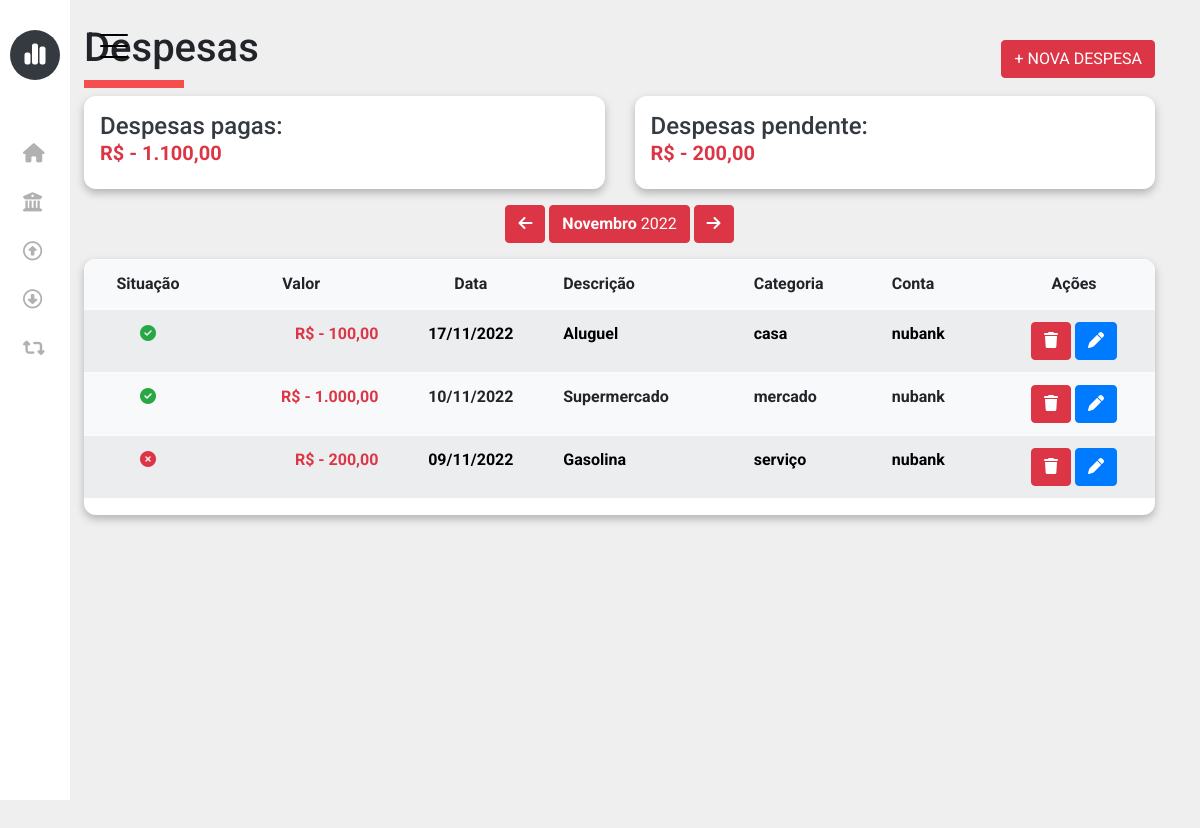
The app's page /project/frontend/page/expense.php, older data.
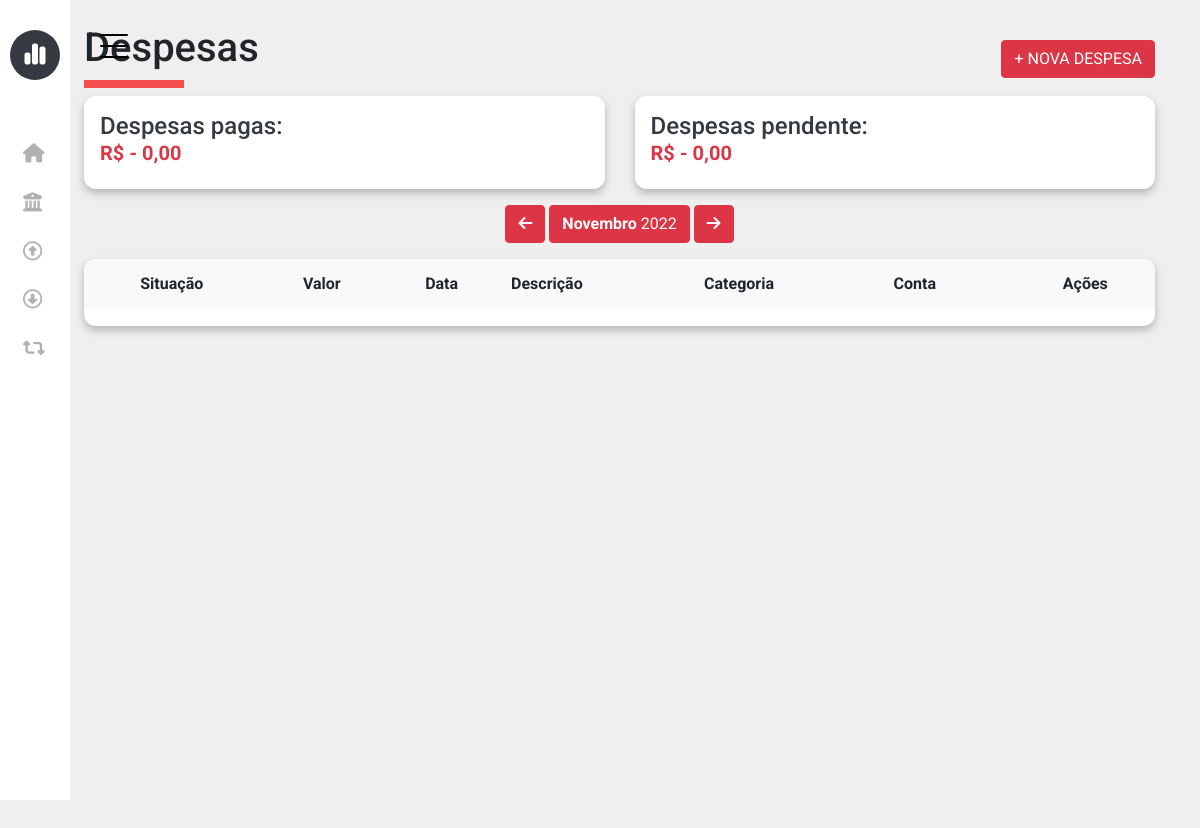
The same page, newer data.
### tables this page shows
CREATE TABLE `finance` (
  `id` int(11) NOT NULL,
  `account_id` int(11) NOT NULL,
  `category_id` int(11) NOT NULL,
  `value` double NOT NULL,
  `type` varchar(45) NOT NULL,
  `status` varchar(45) NOT NULL,
  `description` varchar(50) NOT NULL,
  `date` datetime NOT NULL,
  `created_at` datetime NOT NULL DEFAULT current_timestamp(),
  `updated_at` datetime NOT NULL DEFAULT current_timestamp() ON UPDATE current_timestamp()
);

### project/backend/php/config/connection.php (called while the page is built)
<?php
class Database {
    function connection() {
        try {
            $host = "localhost";
            $username = "root";
            $password = "";
            $dbname = "openfinance";
            $conection = new PDO(
                'mysql:host='. $host. ';dbname='. $dbname,
                $username,
                $password,
                array(
                    PDO::MYSQL_ATTR_INIT_COMMAND => "SET NAMES utf8",
                )
            );
            $conection->setAttribute(PDO::ATTR_ERRMODE, PDO::ERRMODE_EXCEPTION);
            return $conection;
        } catch (PDOException $exception) {
            return $exception->getMessage();
        }
    }
}

### project/frontend/includes/function.php (called while the page is built, shortened)
<?php
function getSum($type, $status)
{
    $connection = new Database();
    $sqlExpense = ("SELECT SUM(value) FROM `finance` WHERE `type` = '$type' AND `status` = '$status'");
    $expense = $connection->connection()->query($sqlExpense)->fetchAll(PDO::FETCH_ASSOC);
    foreach ($expense as $expenseValue) {
        return number_format($expenseValue['SUM(value)'],2,",",".");
    }
}
function getAccount($id)
{
    $connection = new Database();
    $sqlAccount = ("SELECT * FROM `account` WHERE `id` = '$id' ");
    $Accounts = $connection->connection()->query($sqlAccount)->fetchAll(PDO::FETCH_ASSOC);
    foreach ($Accounts as $Account) {
        return $Account['name'];
    }
}
function getCategory($id)
{
    $connection = new Database();
    $sqlCategory = ("SELECT * FROM `category` WHERE `id` = '$id' ");
    $categorys = $connection->connection()->query($sqlCategory)->fetchAll(PDO::FETCH_ASSOC);
    foreach ($categorys as $category) {
        return $category['name'];
    }
}

### project/frontend/page/expense.php (the view, shortened to what this page needs)
<?php include_once("../includes/header.php"); ?>
<?php include_once("../includes/sidebar.php"); ?>
<?php
$sql = ("SELECT * FROM `finance` WHERE `type` = 'EXPENSE' ORDER BY `date` DESC ");
$expenses = $connection->connection()->query($sql)->fetchAll(PDO::FETCH_ASSOC);
$sqlCategorys = ("SELECT * FROM `category` WHERE `type` = 'EXPENSE' ");
$categorys = $connection->connection()->query($sqlCategorys)->fetchAll(PDO::FETCH_ASSOC);
$sqlAccount = ("SELECT * FROM `account`");
$accounts = $connection->connection()->query($sqlAccount)->fetchAll(PDO::FETCH_ASSOC);
?>
<div class="container">
    <div class="row ms-4">
        <div class="col-md-6 mt-4">
            <h1>Despesas</h1>
        </div>
        <div class="col-md-6 mt-4 text-end">
            <button class="mt-3 btn btn-danger" id="btn-open-modal-expense" type="button">+ NOVA DESPESA</button>
        </div>
        <div class="col-md-12">
            <div class="line-red"></div>
        </div>
        <div class="col-md-6 mt-2">
            <div class="p-3 text-dark value-total">
                <h4>Despesas pagas:</h4>
                <h5 class="text-danger"><b>R$ - <?php echo getSum('EXPENSE', 'PAID') ?></b></h5>
            </div>
        </div>
        <div class="col-md-6 mt-2">
            <div class="p-3 text-dark value-total-peding">
                <h4>Despesas pendente:</h4>
                <h5 class="text-danger"><b>R$ - <?php echo getSum('EXPENSE', 'NOT_PAID') ?></b></h5>
            </div>
        </div>
        <div class="col-md-12 mt-3 text-center">
            <div class="">
                <button class="btn btn-danger"><i class="fa-solid fa-arrow-left"></i></button>
                <button class="btn btn-danger"><b>Novembro</b> 2022</button>
                <button class="btn btn-danger"><i class="fa-solid fa-arrow-right"></i></button>
            </div>
        </div>
        <div class="col-md-12 mt-3">
            <div id="div-table">
                <table class="table table-light table-striped">
                    <thead>
                        <tr>
                            <th class="text-center">Situação</th>
                            <th class="text-center">Valor</th>
                            <th class="text-center">Data</th>
                            <th>Descrição</th>
                            <th>Categoria</th>
                            <th>Conta</th>
                            <th class="text-center">Ações</th>
                        </tr>
                    </thead>
                    <tbody>
                        <?php foreach ($expenses as $expense) { ?>
                            <tr>
                                <?php if ($expense["status"] == "PAID") { ?>
                                    <th class="text-center"><i class="text-success fa-solid fa-circle-check"></i></th>
                                <?php } else { ?>
                                    <th class="text-center"><i class="text-danger fa-solid fa-circle-xmark"></i></th>
                                <?php } ?>
                                <th class="text-danger text-end"><?php echo "R$ - " . number_format($expense['value'], 2, ",", "."); ?></th>
                                <th class="text-center"><?php echo date('d/m/Y', strtotime($expense['date'])); ?></th>
                                <th><?php echo $expense['description'] ?></th>
                                <th><?php echo getCategory($expense['category_id']) ?></th>
                                <th><?php echo getAccount($expense['account_id']) ?></th>
                                <th class="text-center">
                                    <button class="btn btn-danger btn-delete-expense" type="button" data-id="<?php echo $expense['id'] ?>" data-value="<?php echo $expense['value'] ?>" data-description="<?php echo $expense['description'] ?>"><i class="fa-solid fa-trash"></i></button>
                                    <button class="btn btn-primary btn-update-expense" id="BTN" type="button" data-id="<?php echo $expense['id'] ?>" data-status="<?php echo $expense['status'] ?>" data-value="<?php echo $expense['id'] ?>" data-date="<?php echo $expense['date'] ?>" data-description="<?php echo $expense['description'] ?>" data-category="<?php echo getCategory($expense['category_id']) ?>" data-account="<?php echo getAccount($expense['account_id']) ?>"><i class="fa-solid fa-pen"></i></button>
                                </th>
                            </tr>
                        <?php } ?>
                    </tbody>
                </table>
            </div>
        </div>
    </div>
    <div class="flow"></div>
</div>
<?php include_once("../includes/footer.php"); ?>

### project/frontend/includes/header.php (shortened to what this page needs)
<!DOCTYPE html>
<html lang="pt-BR">
<head>
  <link rel="stylesheet" href="../css/style.css">
  <link href="https://cdn.jsdelivr.net/npm/bootstrap@5.2.1/dist/css/bootstrap.min.css" rel="stylesheet">
  <link rel="stylesheet" href="https://cdn.jsdelivr.net/npm/bootstrap-icons@1.9.1/font/bootstrap-icons.css">
  <link rel="stylesheet" href="../framework/sidebar/fonts/icomoon/style.css">
  <link rel="stylesheet" href="../framework/sidebar/css/owl.carousel.min.css">
  <link rel="stylesheet" href="../framework/sidebar/css/bootstrap.min.css">
  <link rel="stylesheet" href="../framework/sidebar/css/style.css">
  <link href="https://cdn.jsdelivr.net/npm/select2@4.1.0-rc.0/dist/css/select2.min.css" rel="stylesheet" />
</head>
<body>
  <?php
  require("../../backend/php/config/connection.php");
  include_once("../includes/function.php");
  ?>

### project/frontend/includes/sidebar.php (shortened to what this page needs)
<aside class="sidebar">
    <div class="toggle">
        <a href="#" class="burger js-menu-toggle" data-toggle="collapse" data-target="#main-navbar">
            <span></span>
        </a>
    </div>
    <div class="side-inner">
        <div class="logo-wrap">
            <div class="logo bg-dark">
                <span><i class="fa-solid fa-chart-simple"></i></span>
            </div>
        </div>
        <div class="nav-menu">
            <ul>
                <li class="<?php echo $_SERVER['PHP_SELF'] == "/estagio_supervisionado_i/project/frontend/page/index.php" ? "active" : "" ?>"><a href="../page/index.php" class="d-flex align-items-center"><span class="wrap-icon mr-3"><i class="fa-sharp fa-solid fa-house"></i></span><span class="menu-text">Dashboard</span></a></li>
                <li class="<?php echo $_SERVER['PHP_SELF'] == "/estagio_supervisionado_i/project/frontend/page/account.php" ? "active" : "" ?>"><a href="../page/account.php" class="d-flex align-items-center"><span class="wrap-icon mr-3"><i class="fa-solid fa-building-columns"></i></span><span class="menu-text"> Saldo</span></a></li>
                <li class="<?php echo $_SERVER['PHP_SELF'] == "/estagio_supervisionado_i/project/frontend/page/revenue.php" ? "active" : "" ?>"><a href="../page/revenue.php" class="d-flex align-items-center"><span class="wrap-icon mr-3"><i class="fa-regular fa-circle-up"></i></span><span class="menu-text">Receitas</span></a></li>
                <li class="<?php echo $_SERVER['PHP_SELF'] == "/estagio_supervisionado_i/project/frontend/page/expense.php" ? "active" : "" ?>"><a href="../page/expense.php" class="d-flex align-items-center"><span class="wrap-icon mr-3"><i class="fa-regular fa-circle-down"></i></span><span class="menu-text">Depesas</span></a></li>
                <li class="<?php echo $_SERVER['PHP_SELF'] == "/estagio_supervisionado_i/project/frontend/page/transaction.php" ? "active" : "" ?>"><a href="../page/transaction.php" class="d-flex align-items-center"><span class="wrap-icon mr-3"><i class="fa-solid fa-retweet"></i></span><span class="menu-text">Transações</span></a></li>
            </ul>
        </div>
    </div>
</aside>

### project/frontend/includes/footer.php (shortened to what this page needs)
</body>
</html>

### project/frontend/css/style.css (style rules this page uses)
body { background: rgb(255, 255, 255); font-family: Arial, Helvetica, sans-serif; }
a { text-decoration: none !important; }
h4 { margin: 0px !important; text-align: start !important; }
.flow { height: 1000px !important; }
.line-red { background-color: rgb(245, 78, 78); width: 100px; height: 8px; }
.value-total { background-color: rgb(255, 255, 255); border-radius: 12px; filter: drop-shadow(0px 4px 4px rgba(0, 0, 0, 0.25)); width: 100%; }
.value-total-peding { background-color: rgb(255, 255, 255); border-radius: 12px; filter: drop-shadow(0px 4px 4px rgba(0, 0, 0, 0.25)); width: 100%; }
#div-table { background-color: rgb(255, 255, 255); border-radius: 12px; filter: drop-shadow(0px 4px 4px rgba(0, 0, 0, 0.25)); overflow: hidden; }

Row changes from the older to the newer data that the page shows:
removed finance: status "PAID" (drawn), value "100,00", date "17/11/2022", description "Aluguel", category_id "casa", account_id "nubank"
removed finance: status "PAID" (drawn), value "1.000,00", date "10/11/2022", description "Supermercado", category_id "mercado", account_id "nubank"
removed finance: status "NOT_PAID" (drawn), value "200,00", date "09/11/2022", description "Gasolina", category_id "serviço", account_id "nubank"
Text that changed along with them:
getSum('EXPENSE', 'PAID'): "1.100,00" → "0,00"
getSum('EXPENSE', 'NOT_PAID'): "200,00" → "0,00"
